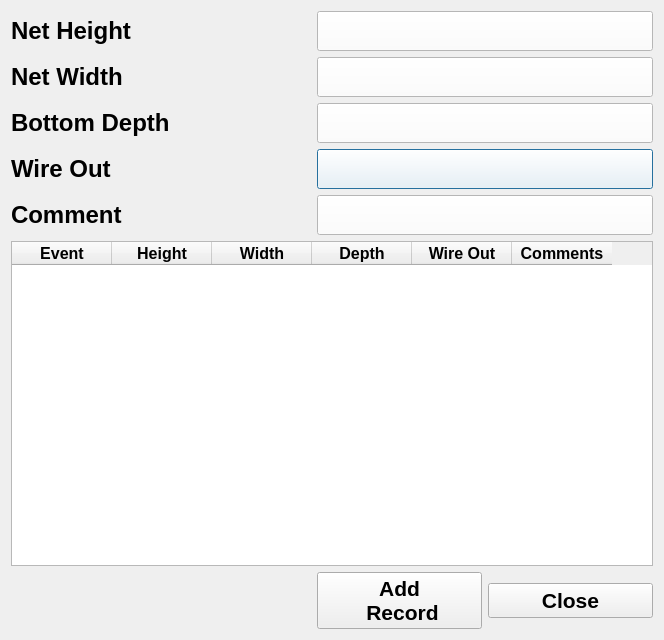
<?xml version="1.0" encoding="UTF-8"?>
<ui version="4.0">
 <class>netDlg</class>
 <widget class="QDialog" name="netDlg">
  <property name="geometry">
   <rect>
    <x>0</x>
    <y>0</y>
    <width>663</width>
    <height>640</height>
   </rect>
  </property>
  <property name="windowTitle">
   <string>Net Mensuration Dialog</string>
  </property>
  <layout class="QVBoxLayout" name="verticalLayout">
   <item>
    <layout class="QGridLayout" name="gridLayout_3">
     <item row="3" column="1" colspan="2">
      <widget class="QPushButton" name="pb_wo">
       <property name="minimumSize">
        <size>
         <width>250</width>
         <height>40</height>
        </size>
       </property>
       <property name="maximumSize">
        <size>
         <width>1000</width>
         <height>16777215</height>
        </size>
       </property>
       <property name="font">
        <font>
         <pointsize>18</pointsize>
         <bold>true</bold>
        </font>
       </property>
       <property name="styleSheet">
        <string notr="true">QWidget {
    background-color: white;
}</string>
       </property>
       <property name="text">
        <string/>
       </property>
      </widget>
     </item>
     <item row="1" column="1" colspan="2">
      <widget class="QPushButton" name="pb_nw">
       <property name="minimumSize">
        <size>
         <width>250</width>
         <height>40</height>
        </size>
       </property>
       <property name="maximumSize">
        <size>
         <width>1000</width>
         <height>16777215</height>
        </size>
       </property>
       <property name="font">
        <font>
         <pointsize>18</pointsize>
         <bold>true</bold>
        </font>
       </property>
       <property name="styleSheet">
        <string notr="true">QWidget {
    background-color: white;
}</string>
       </property>
       <property name="text">
        <string/>
       </property>
      </widget>
     </item>
     <item row="5" column="0">
      <widget class="QLabel" name="label">
       <property name="font">
        <font>
         <pointsize>18</pointsize>
         <bold>true</bold>
        </font>
       </property>
       <property name="text">
        <string>Comment</string>
       </property>
      </widget>
     </item>
     <item row="1" column="0">
      <widget class="QLabel" name="label_5">
       <property name="minimumSize">
        <size>
         <width>300</width>
         <height>0</height>
        </size>
       </property>
       <property name="font">
        <font>
         <pointsize>18</pointsize>
         <bold>true</bold>
        </font>
       </property>
       <property name="text">
        <string>Net Width</string>
       </property>
      </widget>
     </item>
     <item row="0" column="0">
      <widget class="QLabel" name="label_4">
       <property name="minimumSize">
        <size>
         <width>300</width>
         <height>0</height>
        </size>
       </property>
       <property name="maximumSize">
        <size>
         <width>150</width>
         <height>16777215</height>
        </size>
       </property>
       <property name="font">
        <font>
         <pointsize>18</pointsize>
         <bold>true</bold>
        </font>
       </property>
       <property name="text">
        <string>Net Height</string>
       </property>
      </widget>
     </item>
     <item row="6" column="0" colspan="3">
      <widget class="QTableWidget" name="netTable">
       <property name="maximumSize">
        <size>
         <width>10000</width>
         <height>10000</height>
        </size>
       </property>
       <property name="font">
        <font>
         <pointsize>12</pointsize>
         <bold>true</bold>
        </font>
       </property>
       <property name="editTriggers">
        <set>QAbstractItemView::NoEditTriggers</set>
       </property>
       <property name="selectionMode">
        <enum>QAbstractItemView::SingleSelection</enum>
       </property>
       <property name="selectionBehavior">
        <enum>QAbstractItemView::SelectRows</enum>
       </property>
       <column>
        <property name="text">
         <string>Event</string>
        </property>
       </column>
       <column>
        <property name="text">
         <string>Height</string>
        </property>
       </column>
       <column>
        <property name="text">
         <string>Width</string>
        </property>
       </column>
       <column>
        <property name="text">
         <string>Depth</string>
        </property>
       </column>
       <column>
        <property name="text">
         <string>Wire Out</string>
        </property>
       </column>
       <column>
        <property name="text">
         <string>Comments</string>
        </property>
       </column>
      </widget>
     </item>
     <item row="3" column="0">
      <widget class="QLabel" name="label_8">
       <property name="minimumSize">
        <size>
         <width>300</width>
         <height>0</height>
        </size>
       </property>
       <property name="font">
        <font>
         <pointsize>18</pointsize>
         <bold>true</bold>
        </font>
       </property>
       <property name="text">
        <string>Wire Out</string>
       </property>
      </widget>
     </item>
     <item row="0" column="1" colspan="2">
      <widget class="QPushButton" name="pb_nh">
       <property name="minimumSize">
        <size>
         <width>250</width>
         <height>40</height>
        </size>
       </property>
       <property name="maximumSize">
        <size>
         <width>10000</width>
         <height>16777215</height>
        </size>
       </property>
       <property name="font">
        <font>
         <pointsize>18</pointsize>
         <bold>true</bold>
        </font>
       </property>
       <property name="styleSheet">
        <string notr="true">QWidget {
    background-color: white;
}</string>
       </property>
       <property name="text">
        <string/>
       </property>
       <property name="flat">
        <bool>false</bool>
       </property>
      </widget>
     </item>
     <item row="8" column="2">
      <widget class="QPushButton" name="okBtn">
       <property name="minimumSize">
        <size>
         <width>165</width>
         <height>35</height>
        </size>
       </property>
       <property name="font">
        <font>
         <pointsize>16</pointsize>
         <bold>true</bold>
        </font>
       </property>
       <property name="text">
        <string>Close</string>
       </property>
      </widget>
     </item>
     <item row="2" column="0">
      <widget class="QLabel" name="label_6">
       <property name="minimumSize">
        <size>
         <width>300</width>
         <height>0</height>
        </size>
       </property>
       <property name="font">
        <font>
         <pointsize>18</pointsize>
         <bold>true</bold>
        </font>
       </property>
       <property name="text">
        <string>Bottom Depth</string>
       </property>
      </widget>
     </item>
     <item row="2" column="1" colspan="2">
      <widget class="QPushButton" name="pb_bd">
       <property name="minimumSize">
        <size>
         <width>250</width>
         <height>40</height>
        </size>
       </property>
       <property name="maximumSize">
        <size>
         <width>1000</width>
         <height>16777215</height>
        </size>
       </property>
       <property name="font">
        <font>
         <pointsize>18</pointsize>
         <bold>true</bold>
        </font>
       </property>
       <property name="styleSheet">
        <string notr="true">QWidget {
    background-color: white;
}</string>
       </property>
       <property name="text">
        <string/>
       </property>
      </widget>
     </item>
     <item row="5" column="1" colspan="2">
      <widget class="QPushButton" name="pb_com">
       <property name="sizePolicy">
        <sizepolicy hsizetype="MinimumExpanding" vsizetype="Fixed">
         <horstretch>0</horstretch>
         <verstretch>0</verstretch>
        </sizepolicy>
       </property>
       <property name="minimumSize">
        <size>
         <width>0</width>
         <height>40</height>
        </size>
       </property>
       <property name="maximumSize">
        <size>
         <width>500</width>
         <height>40</height>
        </size>
       </property>
       <property name="font">
        <font>
         <pointsize>9</pointsize>
         <bold>true</bold>
        </font>
       </property>
       <property name="styleSheet">
        <string notr="true">QWidget {
    background-color: white;
}</string>
       </property>
       <property name="text">
        <string/>
       </property>
      </widget>
     </item>
     <item row="8" column="1">
      <widget class="QPushButton" name="addRecordBtn">
       <property name="minimumSize">
        <size>
         <width>165</width>
         <height>35</height>
        </size>
       </property>
       <property name="font">
        <font>
         <pointsize>16</pointsize>
         <bold>true</bold>
        </font>
       </property>
       <property name="text">
        <string>Add
 Record</string>
       </property>
      </widget>
     </item>
    </layout>
   </item>
  </layout>
 </widget>
 <resources/>
 <connections/>
</ui>
